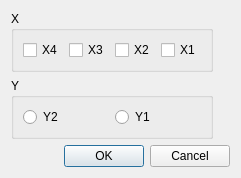
<?xml version="1.0" encoding="UTF-8"?>
<ui version="4.0">
 <class>Dialog</class>
 <widget class="QDialog" name="Dialog">
  <property name="geometry">
   <rect>
    <x>0</x>
    <y>0</y>
    <width>241</width>
    <height>161</height>
   </rect>
  </property>
  <property name="windowTitle">
   <string>IoScan</string>
  </property>
  <layout class="QGridLayout" name="gridLayout">
   <item row="0" column="0">
    <widget class="QGroupBox" name="groupBox">
     <property name="title">
      <string>X</string>
     </property>
     <layout class="QHBoxLayout" name="horizontalLayout">
      <item>
       <widget class="QCheckBox" name="chkX4">
        <property name="text">
         <string>X4</string>
        </property>
       </widget>
      </item>
      <item>
       <widget class="QCheckBox" name="chkX3">
        <property name="text">
         <string>X3</string>
        </property>
       </widget>
      </item>
      <item>
       <widget class="QCheckBox" name="chkX2">
        <property name="text">
         <string>X2</string>
        </property>
       </widget>
      </item>
      <item>
       <widget class="QCheckBox" name="chkX1">
        <property name="text">
         <string>X1</string>
        </property>
       </widget>
      </item>
     </layout>
    </widget>
   </item>
   <item row="2" column="0" colspan="2">
    <widget class="QDialogButtonBox" name="buttonBox">
     <property name="orientation">
      <enum>Qt::Horizontal</enum>
     </property>
     <property name="standardButtons">
      <set>QDialogButtonBox::Cancel|QDialogButtonBox::Ok</set>
     </property>
    </widget>
   </item>
   <item row="1" column="0">
    <widget class="QGroupBox" name="groupBox_2">
     <property name="title">
      <string>Y</string>
     </property>
     <layout class="QHBoxLayout" name="horizontalLayout_2">
      <item>
       <widget class="QRadioButton" name="radY2">
        <property name="text">
         <string>Y2</string>
        </property>
        <property name="autoExclusive">
         <bool>false</bool>
        </property>
       </widget>
      </item>
      <item>
       <widget class="QRadioButton" name="radY1">
        <property name="text">
         <string>Y1</string>
        </property>
        <property name="autoExclusive">
         <bool>false</bool>
        </property>
       </widget>
      </item>
     </layout>
    </widget>
   </item>
  </layout>
 </widget>
 <resources/>
 <connections>
  <connection>
   <sender>buttonBox</sender>
   <signal>accepted()</signal>
   <receiver>Dialog</receiver>
   <slot>accept()</slot>
   <hints>
    <hint type="sourcelabel">
     <x>248</x>
     <y>254</y>
    </hint>
    <hint type="destinationlabel">
     <x>157</x>
     <y>274</y>
    </hint>
   </hints>
  </connection>
  <connection>
   <sender>buttonBox</sender>
   <signal>rejected()</signal>
   <receiver>Dialog</receiver>
   <slot>reject()</slot>
   <hints>
    <hint type="sourcelabel">
     <x>316</x>
     <y>260</y>
    </hint>
    <hint type="destinationlabel">
     <x>286</x>
     <y>274</y>
    </hint>
   </hints>
  </connection>
 </connections>
</ui>
